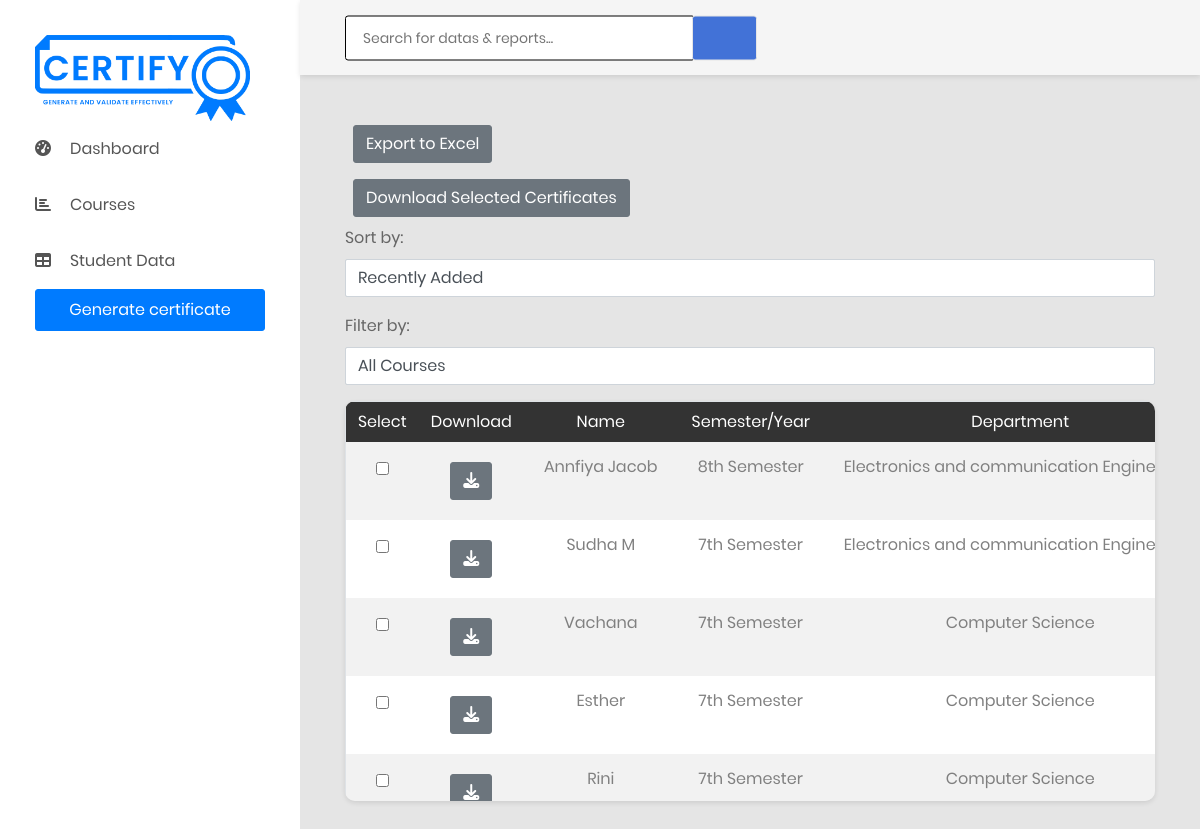
Screenshot of /certificate/display-iv-student/ (signed in) with the database file from the repository.
### certificate_app/models.py (models this page shows, shortened)
class StudentIV(models.Model):
    name = models.CharField(max_length=255, blank=True, default='')
    sem_year =models.CharField(max_length=100, blank=True, default='')
    dept =models.CharField(max_length=255, blank=True, null=True, default='')
    college_name = models.CharField(max_length=255, blank=True, default='')
    duration = models.CharField(max_length=255, blank=True, default='')
    mentor_name = models.CharField(max_length=255, blank=True, default='')
    conducted_date = models.DateField(default=timezone.now)
    issued_date = models.DateField(default=timezone.now)
    created_at = models.DateTimeField( default=timezone.now)  # Add this field to store creation time
    certificate_type = models.ForeignKey(CertificateTypes, on_delete=models.CASCADE,  null=True)
    course= models.ForeignKey(Course, on_delete=models.CASCADE, null=True)
    certificate_number = models.CharField(max_length=20, null=True, blank=True)  # Changed field name to certificate_number

### certificate_app/views.py (the view)
# urls.py: path('display-iv-student/', views.display_iv_students, name='display_iv_students'),
@login_required(login_url='login')
def display_iv_students(request):
    students_iv = StudentIV.objects.all().order_by('-created_at')
    courses=Course.objects.all()
    certificate_types = CertificateTypes.objects.all()
    certificate_courses = {}
    certificate_numbers = {}
    for certificate_type_instance in certificate_types:
        certificate_type_pk = certificate_type_instance.pk
        current_courses = certificate_type_instance.courses.all()
        certificate_courses[certificate_type_pk] = current_courses
        for course_instance in current_courses:
            certificate_types_related_to_course = course_instance.certificate_types.all()
            for certificate_type_instance_related_to_course in certificate_types_related_to_course:
                certificate_type_pk_related_to_course = certificate_type_instance_related_to_course.pk
    current_year = datetime.now().strftime("%Y")
    for student in students_iv:
        number = student.certificate_number
        current_year = datetime.now().strftime("%Y")
        certificate_number = f"SRC/{current_year}/{number}"
        certificate_numbers[student.id] = certificate_number  # Map student ID to certificate number
    print(certificate_numbers)
    context = {
        'students_iv': students_iv,
        'certificate_types': certificate_types,
        'courses': courses,
        'certificate_id_number': certificate_numbers,  # Include the certificate numbers in the context
    }
    return render(request, 'table_iv.html', context)

### certificate_app/models.py (called while the page is built)
    def __str__(self):
        return self.course_name if self.course_name else ''

### templates/table_iv.html (shortened to what this page needs)
{% extends 'base.html' %}
{% load static %}
{% block body %}
<div class="main-content">
    <div class="section__content section__content--p30">
        <div class="container">
            <div class="row">
                <div class="col-lg-12 text-justify">
                </div>
                <div class="col-lg-12">
                    <button class="btn btn-secondary m-2"  onclick="exportToExcel()">Export to Excel</button>
                    <form action="{% url 'download_selected_certificates' %}" method="post" class="mb-3">
                        <button type="submit" class="btn btn-secondary m-2">Download Selected Certificates</button>
                        <div class="mb-3">
                            <label for="sort_order">Sort by:</label>
                            <select id="sort_order" class="form-control" onchange="sortStudents()">
                                <option value="recent">Recently Added</option>
                            </select>
                        </div>
                        <div class="mb-3">
                            <label for="sort_order">Filter by:</label>
                            <div class="mb-3">
                                <select id="courseDropdown" class="form-control" onchange="filterStudents()">
                                    <option value="">All Courses</option>
                                </select>
                            </div>
                        </div>
                        <div class="table-responsive table--no-card m-b-30">
                            <table class="table table-borderless table-striped table-earning">
                                <thead>
                                    <tr>
                                        <th>Select</th>
                                        <th>Download</th>
                                        <th>Name</th>
                                        <th>Semester/Year</th>
                                        <th>Department</th>
                                    </tr>
                                </thead>
                                <tbody id="student_table_body">
                                    {% for student in students_iv %}
                                    <tr>
                                        <td><input type="checkbox" name="selected_students" value="{{ student.id }}"
                                                class="m-2"></td>
                                        <td>
                                            <a href="{% url 'render_pdf_industrialvisit' student.id %}"
                                                class="btn btn-secondary m-2"><i class="fas fa-download"></i>
                                            </a>
                                        </td>
                                        <td>{{ student.name }}</td>
                                        <td>{{ student.sem_year }}</td>
                                        <td>{{ student.dept }}</td>
                                    </tr>
                                    {% endfor %}
                                </tbody>
                            </table>
                        </div>
                    </form>
                </div>
            </div>
        </div>
    </div>
</div>
{% endblock %}

### static/css/style.css (style rules this page uses)
input, textarea { border: 1px solid black !important; }
table, th, td { border: 1px solid #232324; margin:10px; }
table { width: 100%; }
thead { background-color: #060652; color: white; }
th { padding: 20px; }
tbody { background-color: #ffffff; text-align: center; }
.table-responsive { height: 400px; overflow-y: visible; }

### rows the page displays
StudentIV: name "Annfiya Jacob", sem_year "8th Semester", dept "Electronics and communication…"
StudentIV: name "Sudha M", sem_year "7th Semester", dept "Electronics and communication…"
StudentIV: name "Vachana", sem_year "7th Semester", dept "Computer Science"
StudentIV: name "Esther", sem_year "7th Semester", dept "Computer Science"
StudentIV: name "Rini", sem_year "7th Semester", dept "Computer Science"
